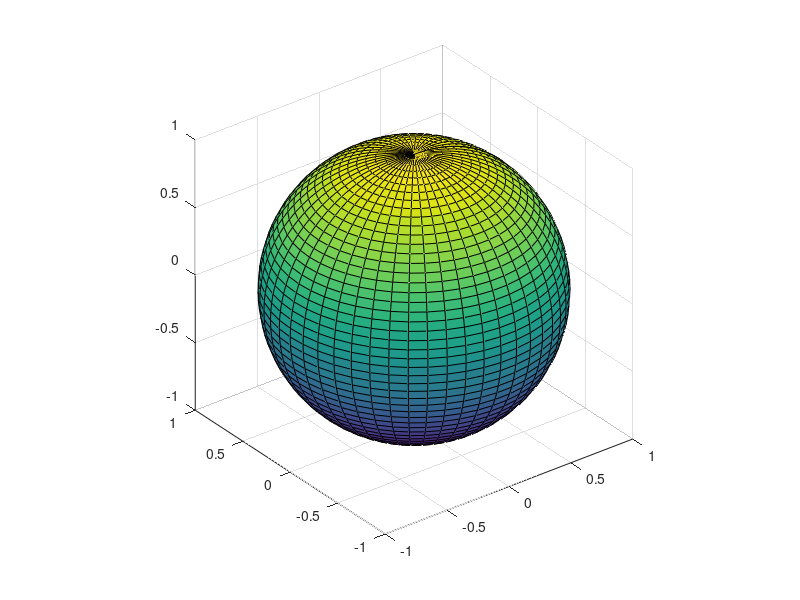

The MATLAB script that drew this image:
clear;
[x,y,z]=sphere(50);%generates x y and z co-ords
surf(x,y,z);%creates a surface
daspect([1 1 1]);%x spacing to y spacing to z spacing